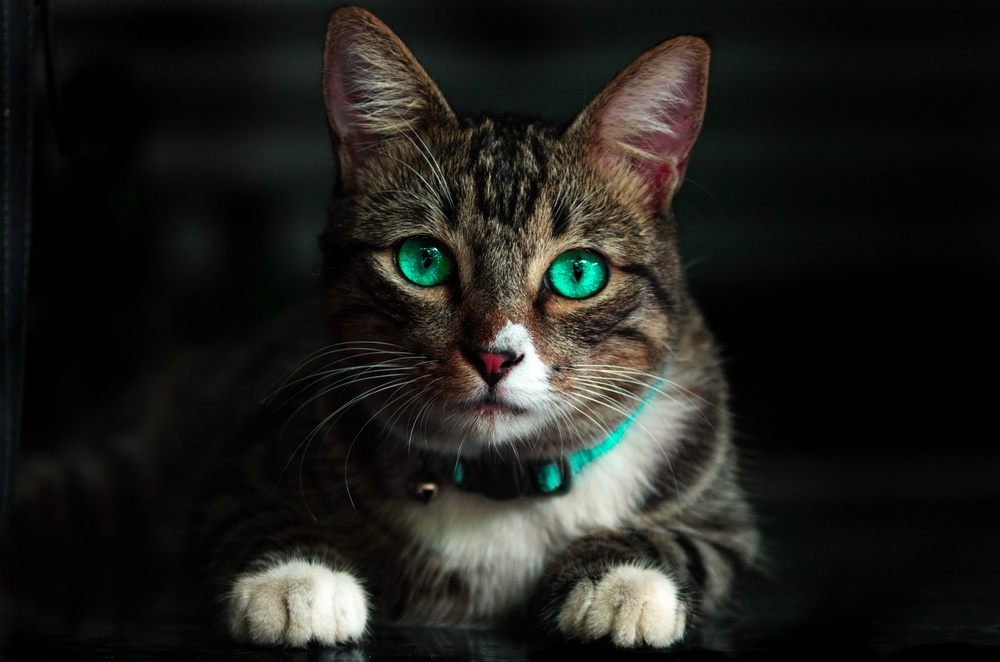
#> input picture cat.jpg, 1000 x 662 px, shrunk from 4928 x 3264 before the run
$ jupyter execute Geometryc_operations_pillow.ipynb
#> lines starting #> are read from the running program, lines starting #| are printed output that depends on the picture
<h1>Geometric Operations and Other Mathematical Tools</h1>

#### imports

[cell 1]
import matplotlib.pyplot as plt
from PIL import Image
import numpy as np

[cell 2]
# Function to plot two images side-by-side

def plot_image(image_1, image_2,title_1="Orignal",title_2="New Image"):
    plt.figure(figsize=(10,10))
    plt.subplot(1, 2, 1)
    plt.imshow(image_1,cmap="gray")
    plt.title(title_1)
    plt.subplot(1, 2, 2)
    plt.imshow(image_2,cmap="gray")
    plt.title(title_2)
    plt.show()

## Geometric Transformations

[cell 3]
image = Image.open("cat.jpg")
#> image is the input picture: PIL image 1000x662 RGB; mean R, G, B 31.8, 31.9, 27.9
plt.imshow(image)
plt.show()

Scaling the horizontal axis by two and leave the vertical axis:

[cell 4]
width, height = image.size
#> width = 1000; height = 662
new_width = 2 * width
#> new_width = 2000
new_hight = height
#> new_hight = 662
new_image = image.resize((new_width, new_hight))
plt.imshow(new_image)
plt.show()

Double width and height of the image

[cell 5]
new_width = 2 * width
new_hight = 2 * height
#> new_hight = 1324
new_image = image.resize((new_width, new_hight))
#> new_image: PIL image 2000x1324 RGB
plt.imshow(new_image)
plt.show()

Shrinking the image's width and height both by 1/2

[cell 6]
new_width = width // 2
#> new_width = 500
new_hight = height // 2
#> new_hight = 331

new_image = image.resize((new_width, new_hight))
#> new_image: PIL image 500x331 RGB
plt.imshow(new_image)
plt.show()

## Rotation

* rotate an image by angle $\theta$, using the method `rotate`.

[cell 7]
theta = 45
new_image = image.rotate(theta)
#> new_image: PIL image 1000x662 RGB

[cell 8]
plt.imshow(new_image)
plt.show()

## Mathematical Operations

#### Array Operations

Performing array operations on an image; Using Python broadcasting, we can add a constant to each pixel's intensity value.

Fisrt convert the PIL image to a numpy array.

[cell 9]
image = np.array(image)

Add a constant to the image array

[cell 10]
new_image = image + 20
#> new_image: shape (662, 1000, 3)
plt.imshow(new_image)
plt.show()

Multiplying every pixel's intensity value by a constant value

[cell 11]
new_image = 10 * image
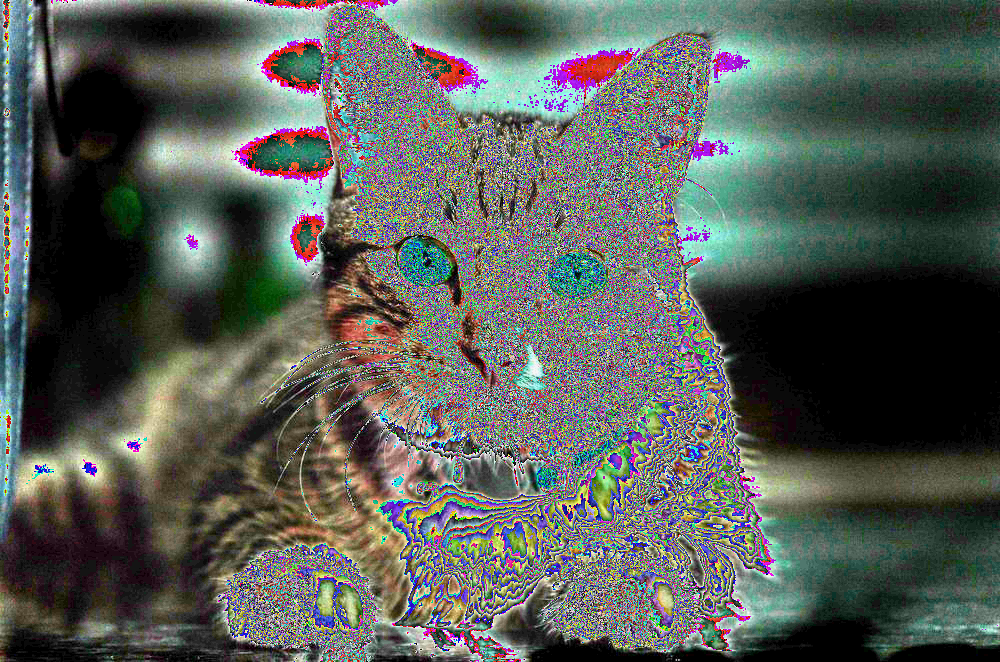
#> new_image: shape (662, 1000, 3); mean R, G, B 87.6, 92.9, 86.9
plt.imshow(new_image)
plt.show()

Adding elemets of two arrays of equal shape. In this example,we generate an array of random noises with the same shape and data type as our image.

[cell 12]
Noise = np.random.normal(0, 20, (height, width, 3)).astype(np.uint8)
Noise.shape
#> Out = (662, 1000, 3)

Aadd the generated noise to the image and plot the result. We see the values that have corrupted the image:

[cell 13]
new_image = image + Noise
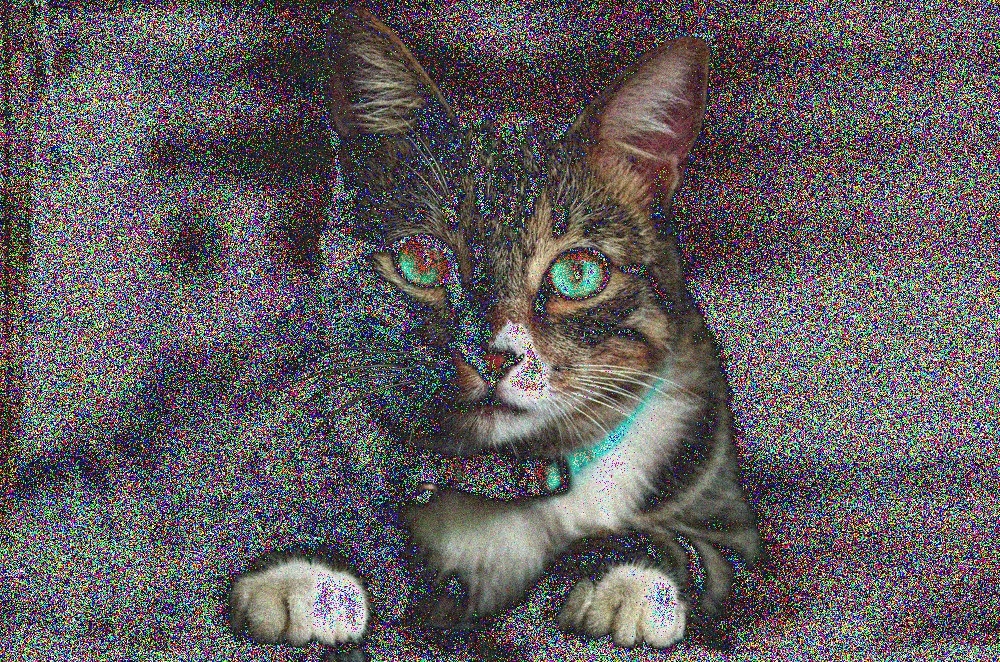
#> new_image: shape (662, 1000, 3); mean R, G, B 95.9, 92.3, 93.1

plt.imshow(new_image)
plt.show()

Multiply the elements of two arrays of equal shape. We can multiply the random image and the Lenna image and plot the result.

[cell 14]
new_image = image*Noise
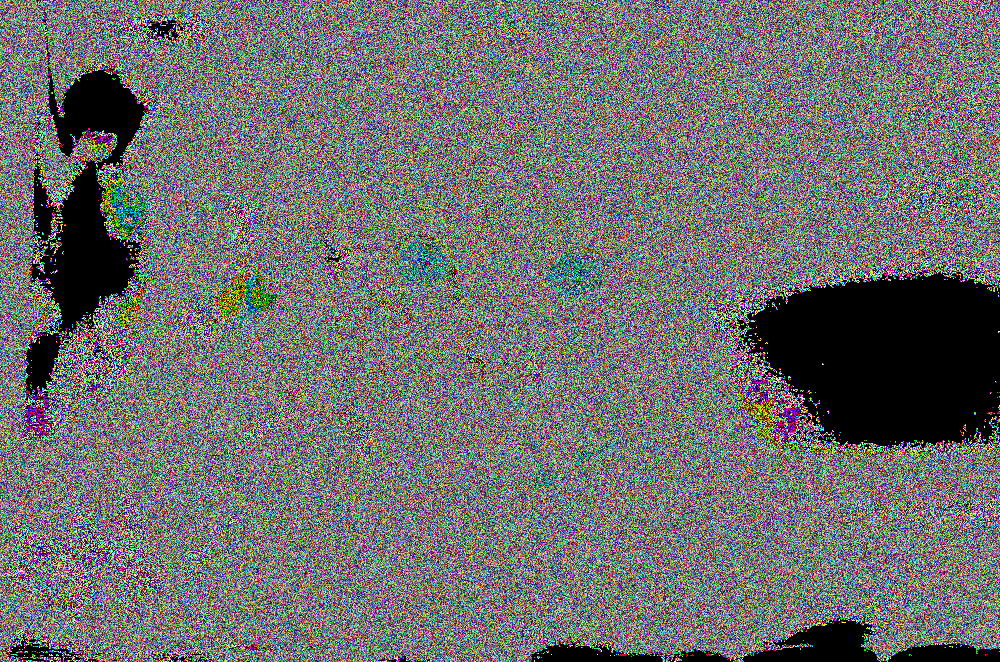
#> new_image: shape (662, 1000, 3); mean R, G, B 110.7, 111.1, 110.1

plt.imshow(new_image)
plt.show()

## Matrix Operations

Grayscale images are matrices. Consider the following grayscale image:

[cell 15]
im_gray = Image.open("cat.jpg")

Converting an image to one-channelimage

[cell 16]
from PIL import ImageOps

[cell 17]
im_gray = ImageOps.grayscale(im_gray)

Converting PIL image to a numpy array

[cell 18]
im_gray = np.array(im_gray)

[cell 19]
plt.imshow(im_gray,cmap='gray')
plt.show()

Applying algorithms designed for matrices. We can use Singular Value Decomposition, decomposing our image matrix into a product of three matrices.

[cell 20]
U, s, V = np.linalg.svd(im_gray , full_matrices=True)
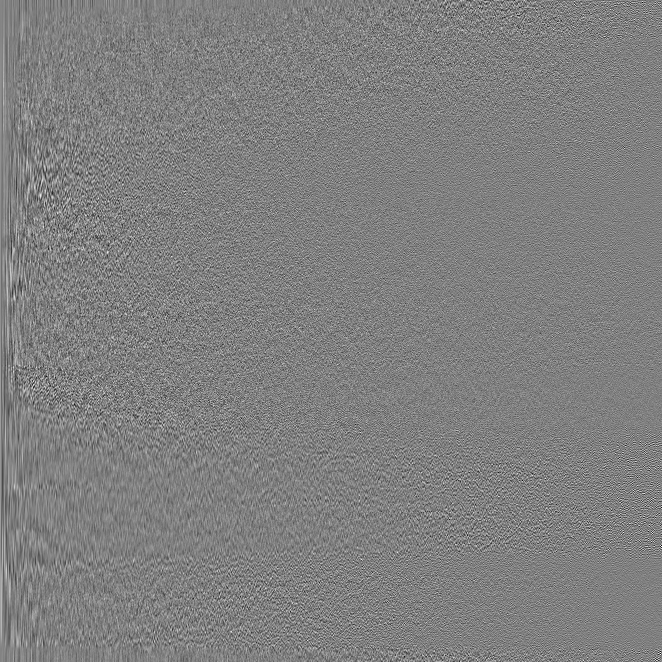
#> U: shape (662, 662) float64; min -0.24, max 0.238, mean 7.39e-05; drawn with min black and max white
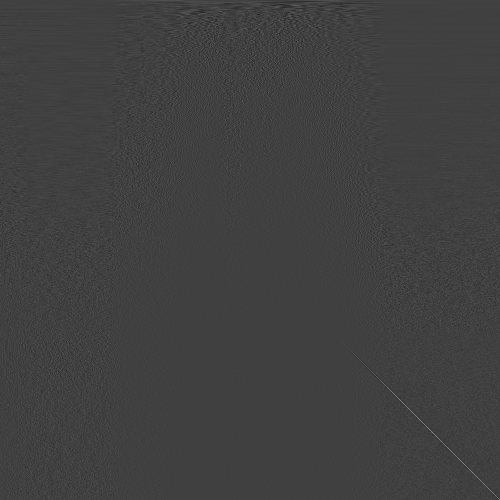
#> V: shape (1000, 1000) float64 (shown at 1/2 size); min -0.268, max 0.788, mean 2.28e-05; drawn with min black and max white
#> s = 662 values, max 38602.9 at index 0, min 3.49 at index 661, mean 361.4

<code>s</code> is not rectangular

[cell 21]
s.shape
#> Out = (662,)

Converting <code>s</code> to a diagonal matrix <code>S</code>

[cell 22]
S = np.zeros((im_gray.shape[0], im_gray.shape[1]))
S[:image.shape[0], :image.shape[0]] = np.diag(s)

Plotting matrix U and V

[cell 23]
plot_image(U, V, title_1="Matrix U", title_2="Matrix V")

See most of the elements in S are zero:

[cell 24]
plt.imshow(S, cmap='gray')
plt.show()

Finding the matrix product of all the matrices. First, we can perform matrix multiplication on S and U and assign it to B and plot the results:

[cell 25]
B = S.dot(V)
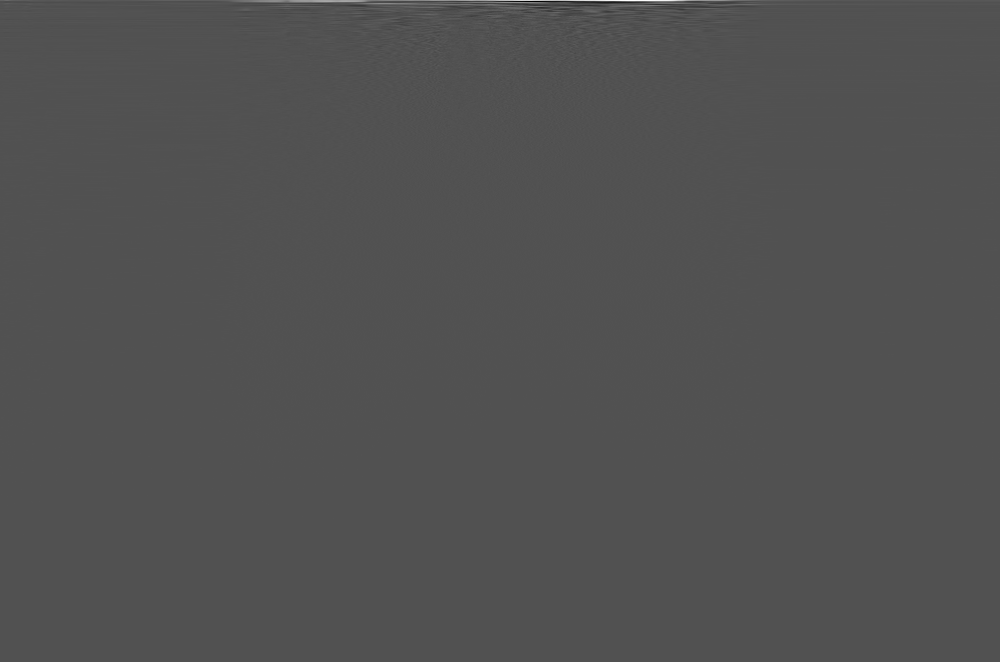
#> B: shape (662, 1000) float64; min -1406.6, max 2973.7, mean 1.5; drawn with min black and max white
plt.imshow(B,cmap='gray')
plt.show()

We can find the matrix product of `U`, `S`, and `B`. We see it's the entire image:

[cell 26]
A = U.dot(B)

[cell 27]
plt.imshow(A,cmap='gray')
plt.show()

many elements are redundant. We can eliminate some rows and columns of S and V and approximate the image by finding the product:

[cell 28]
for n_component in [1,10,100,200, 500]:
    S_new = S[:, :n_component]
    V_new = V[:n_component, :]
    A = U.dot(S_new.dot(V_new))
    plt.imshow(A,cmap='gray')
    plt.title("Number of Components:"+str(n_component))
    plt.show()
#> this loop made 5 passes
#> pass 1, `A = U.dot(S_new.dot(V_new))`:
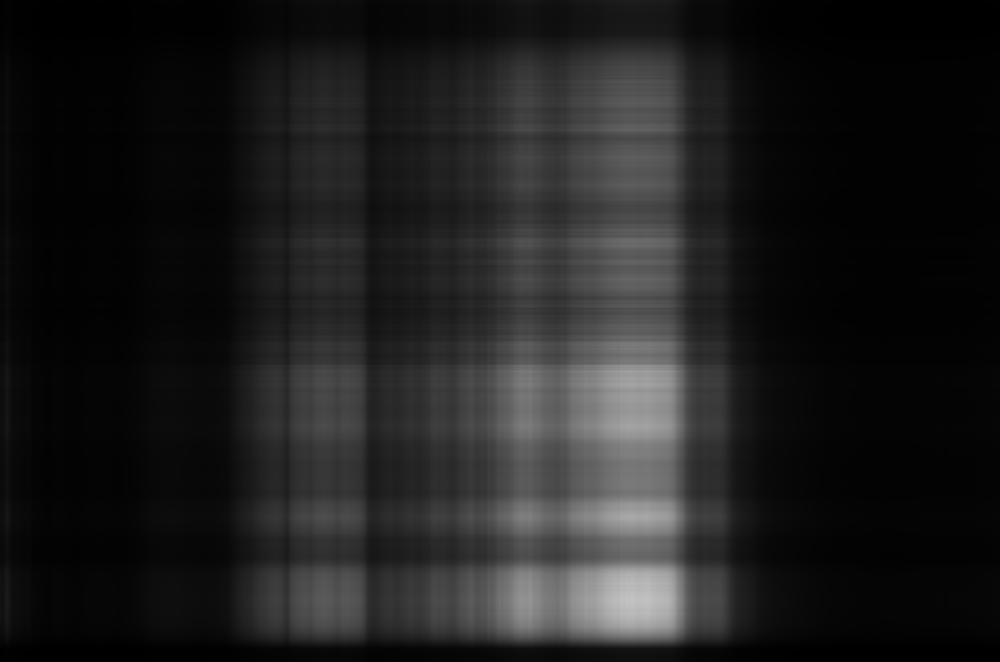
#> A: shape (662, 1000) float64; min 0.39, max 194.5, mean 30.9
#> pass 3, `S_new = S[:, :n_component]`:
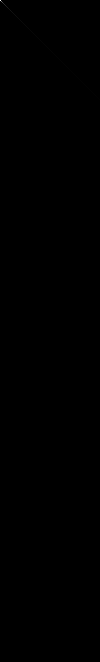
#> S_new: shape (662, 100) float64; min 0, max 38602.9, mean 2.8; drawn with min black and max white
#> after the loop:
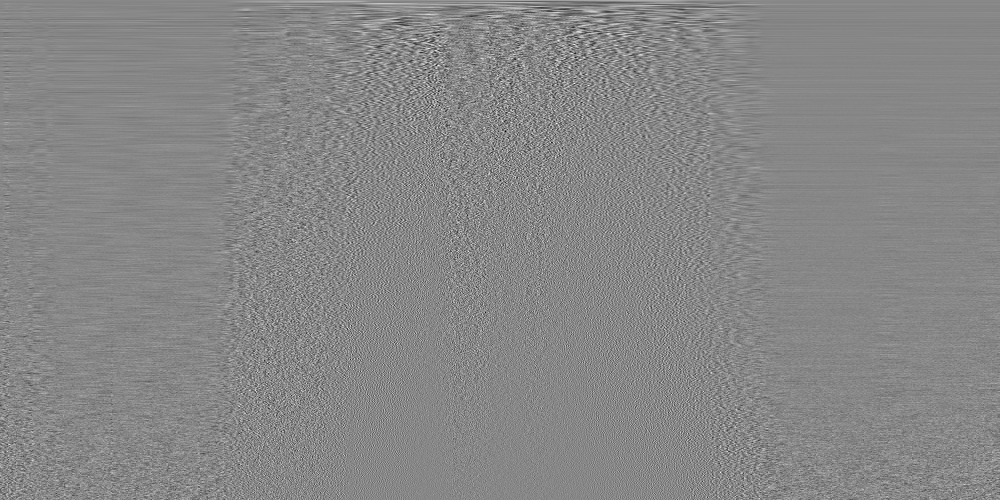
#> V_new: shape (500, 1000) float64; min -0.268, max 0.238, mean 3.52e-05; drawn with min black and max white
